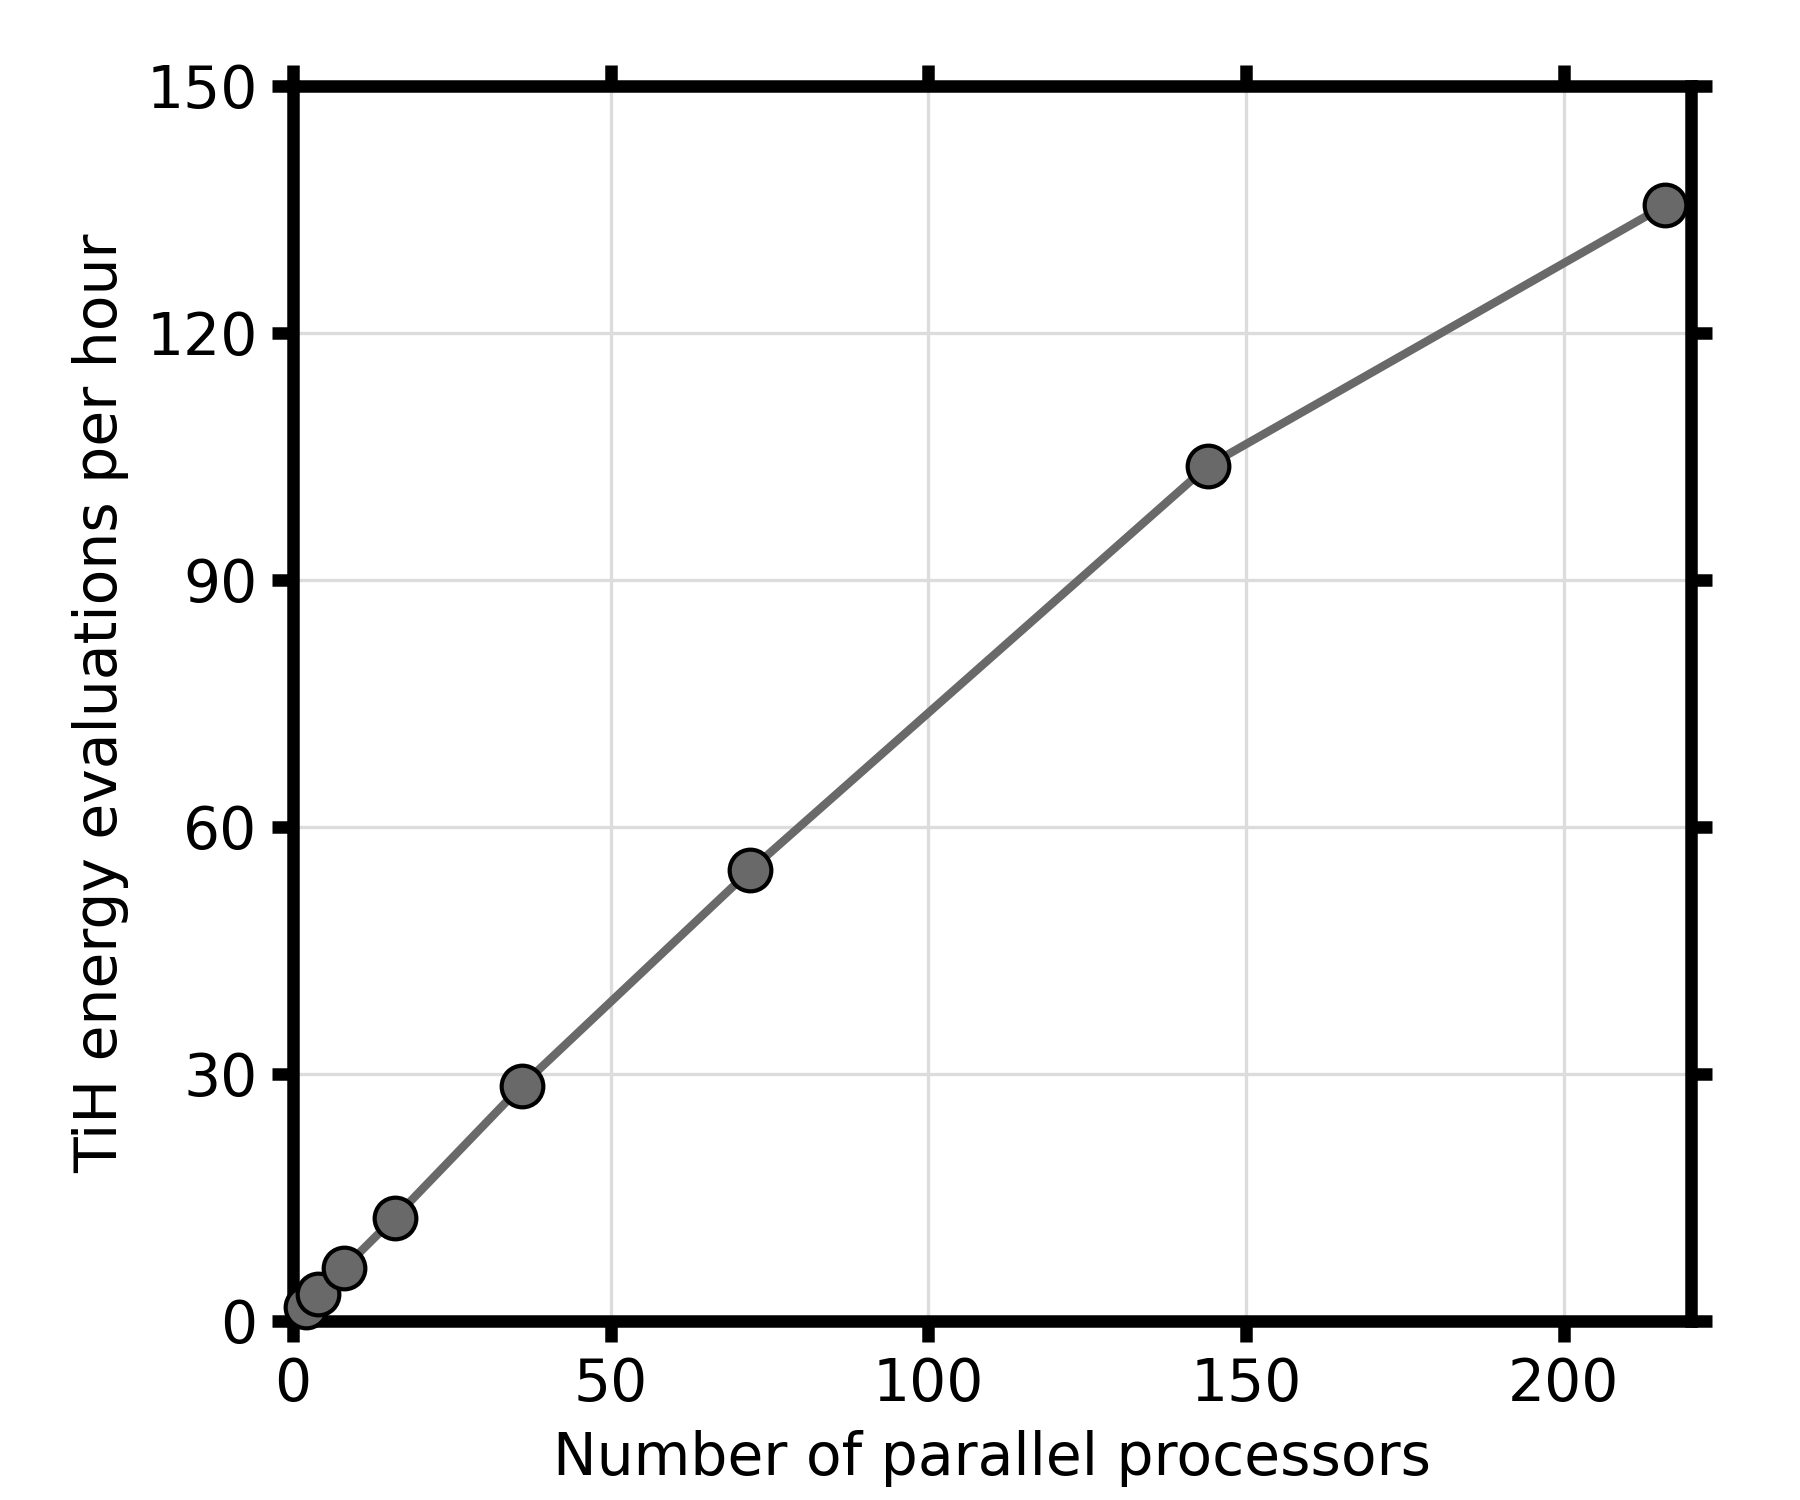

Recreate this plot in Python.
#!/usr/bin/env python


import os,sys
import numpy as np
import pandas as pd
import matplotlib
import matplotlib.pyplot as plt
from matplotlib import gridspec
from matplotlib.lines import Line2D

dpi = 300

#initialize plot
matplotlib.rc('font',size=14)
matplotlib.rc('axes',titlesize = 14)
matplotlib.rc('figure',titlesize = 14)
matplotlib.rc('xtick',labelsize=14)
matplotlib.rc('ytick',labelsize=14)
matplotlib.rc('legend',fontsize = 14)
params = {'mathtext.default': 'regular' }
plt.rcParams.update(params)

#initialize plot, set number of subplots
fig = plt.figure(figsize=(6,5),dpi=dpi)
gs1 = gridspec.GridSpec(1,1)
axmain = fig.add_subplot(gs1[0],frameon=False)
gs2 = gridspec.GridSpec(1,1,height_ratios=[1],width_ratios=[1])

ax = []  #list of ax
for i in range(0,1):
    ax.append(fig.add_subplot(gs2[i]))
gs2.tight_layout(fig,rect=[0.06,0.02,1,1])
gs2.update(hspace=0.1)
gs2.update(wspace=0.1)
gs1.tight_layout(fig,rect=[0,0,1,0.96])

axmain.tick_params(labelcolor='none', top='off', bottom='off', left='off', right='off')
axmain.set_xticklabels([])
axmain.set_yticklabels([])
axmain.grid(False)
axmain.set_zorder(1)
axmain.set_visible(False)
#axmain.yaxis.labelpad = 5

#data
#processors
p = np.array([2,4,8,16,36,72,144,216])
#time per step (seconds)
t = np.array([2134.90,1108.57,564.39,287.69,126.17,65.79,34.68,26.58])
Nfirsttoplot = 5   #only plot first many of these values in second plot

timepereval = 1/t*3600.0   #convert to evaluations per hour

#actually plot data
xmin = 0
xmax = 220
xs = 50
ymin = 0
ymax = 150
ys = 30

i = 0  #first subplot
ax[i].set_zorder(2)
line1, = ax[i].plot(p,timepereval, color='dimgray',markeredgecolor='k', zorder = 6,
                    linewidth=2,linestyle='-',marker='o',markersize=10,clip_on=False)
ax[i].axhline(y=0, color='k', linestyle='-',zorder=5)
ax[i].axvline(x=0, color='k', linestyle='-',zorder=5)
ax[i].set(xlim=[xmin,xmax],ylim=[ymin,ymax])
ax[i].set_xticks(np.arange(xmin,xmax+0.1,xs))
ax[i].set_xticklabels(range(xmin,xmax+1,xs))
ax[i].set_yticks(np.arange(ymin,ymax+ys/2,ys))
ax[i].set_yticklabels(range(ymin,ymax+ys,ys))
ax[i].set_ylabel('TiH energy evaluations per hour')
ax[i].set_xlabel('Number of parallel processors')
#ax[i].legend((line1),('Parity mapping'),edgecolor='gainsboro',loc='upper left',fontsize=12) #make legend, need at least 2 lines
#can use custom lines if need to
#custom_lines = [Line2D([0], [0], color='gray', lw=3),
#                Line2D([0], [0], color='gray', lw=3, ls='--')]
#leg = plt.figlegend(custom_lines,['DFT','RPA@DFT'],loc='upper center',ncol=2,frameon=False,bbox_to_anchor=[0.5,0.98])

for i in range(0,1):
    [ax[i].spines[x].set_linewidth(3) for x in ax[i].spines]
#    [x.set_zorder(3) for x in ax[i].spines.itervalues()]
    ax[i].tick_params(direction = 'out',width = 3,length=5)
    ax[i].tick_params(top='off',right='off')
    ax[i].grid(color='gainsboro',linestyle='-',zorder = 1,axis='both')
    ax[i].set_axisbelow(True)

plt.tight_layout()
plt.savefig('VQE-TiH-energyeval-scaling.png')
plt.show()



p = p[:Nfirsttoplot]
timepereval = timepereval[:Nfirsttoplot]

#initialize plot, set number of subplots
fig = plt.figure(figsize=(6,5),dpi=dpi)
gs1 = gridspec.GridSpec(1,1)
axmain = fig.add_subplot(gs1[0],frameon=False)
gs2 = gridspec.GridSpec(1,1,height_ratios=[1],width_ratios=[1])

ax = []  #list of ax
for i in range(0,1):
    ax.append(fig.add_subplot(gs2[i]))
gs2.tight_layout(fig,rect=[0.06,0.02,1,1])
gs2.update(hspace=0.1)
gs2.update(wspace=0.1)
gs1.tight_layout(fig,rect=[0,0,1,0.96])

axmain.tick_params(labelcolor='none', top='off', bottom='off', left='off', right='off')
axmain.set_xticklabels([])
axmain.set_yticklabels([])
axmain.grid(False)
axmain.set_zorder(1)
axmain.set_visible(False)
#axmain.yaxis.labelpad = 5

#actually plot data
xmin = 0
xmax = 50
xs = 10
ymin = 0
ymax = 30
ys = 5

i = 0  #first subplot
ax[i].set_zorder(2)
line1, = ax[i].plot(p,timepereval, color='k',markeredgecolor='k', zorder = 6,
                    linewidth=2,linestyle='-',marker='o',markersize=10,clip_on=False)
ax[i].axhline(y=0, color='k', linestyle='-',zorder=5)
ax[i].axvline(x=0, color='k', linestyle='-',zorder=5)
ax[i].set(xlim=[xmin,xmax],ylim=[ymin,ymax])
ax[i].set_xticks(np.arange(xmin,xmax+0.1,xs))
ax[i].set_xticklabels(range(xmin,xmax+1,xs))
ax[i].set_yticks(np.arange(ymin,ymax+ys/2,ys))
ax[i].set_yticklabels(range(ymin,ymax+ys,ys))
ax[i].set_ylabel('TiH energy evaluations per hour')
ax[i].set_xlabel('Number of parallel processors')
#ax[i].legend((line1),('Parity mapping'),edgecolor='gainsboro',loc='upper left',fontsize=12) #make legend, need at least 2 lines
#can use custom lines if need to
#custom_lines = [Line2D([0], [0], color='gray', lw=3),
#                Line2D([0], [0], color='gray', lw=3, ls='--')]
#leg = plt.figlegend(custom_lines,['DFT','RPA@DFT'],loc='upper center',ncol=2,frameon=False,bbox_to_anchor=[0.5,0.98])

for i in range(0,1):
    [ax[i].spines[x].set_linewidth(3) for x in ax[i].spines]
#    [x.set_zorder(3) for x in ax[i].spines.itervalues()]
    ax[i].tick_params(direction = 'out',width = 3,length=5)
    ax[i].tick_params(top='off',right='off')
    ax[i].grid(color='gainsboro',linestyle='-',zorder = 1,axis='both')
    ax[i].set_axisbelow(True)

plt.tight_layout()
plt.savefig('VQE-TiH-energyeval-scaling-small.png')
plt.show()

